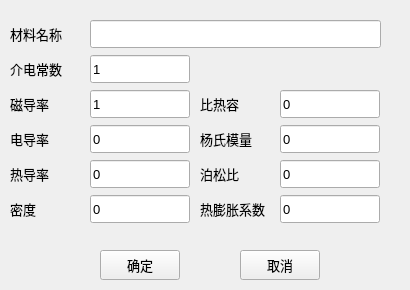
<?xml version="1.0" encoding="UTF-8"?>
<ui version="4.0">
 <class>frmMediaIsotropic</class>
 <widget class="QMainWindow" name="frmMediaIsotropic">
  <property name="geometry">
   <rect>
    <x>0</x>
    <y>0</y>
    <width>410</width>
    <height>290</height>
   </rect>
  </property>
  <property name="font">
   <font>
    <pointsize>10</pointsize>
   </font>
  </property>
  <property name="windowTitle">
   <string>各项同性</string>
  </property>
  <widget class="QWidget" name="centralwidget">
   <widget class="QLabel" name="label">
    <property name="geometry">
     <rect>
      <x>10</x>
      <y>20</y>
      <width>71</width>
      <height>28</height>
     </rect>
    </property>
    <property name="text">
     <string>材料名称</string>
    </property>
   </widget>
   <widget class="QLineEdit" name="txtMediaName">
    <property name="geometry">
     <rect>
      <x>90</x>
      <y>20</y>
      <width>291</width>
      <height>28</height>
     </rect>
    </property>
    <property name="text">
     <string/>
    </property>
   </widget>
   <widget class="QPushButton" name="btnClose">
    <property name="geometry">
     <rect>
      <x>240</x>
      <y>250</y>
      <width>80</width>
      <height>30</height>
     </rect>
    </property>
    <property name="text">
     <string>取消</string>
    </property>
   </widget>
   <widget class="QPushButton" name="btnOK">
    <property name="geometry">
     <rect>
      <x>100</x>
      <y>250</y>
      <width>80</width>
      <height>30</height>
     </rect>
    </property>
    <property name="text">
     <string>确定</string>
    </property>
   </widget>
   <widget class="QLineEdit" name="txtPermittivity">
    <property name="geometry">
     <rect>
      <x>90</x>
      <y>55</y>
      <width>100</width>
      <height>28</height>
     </rect>
    </property>
    <property name="text">
     <string>1</string>
    </property>
   </widget>
   <widget class="QLabel" name="label_2">
    <property name="geometry">
     <rect>
      <x>10</x>
      <y>55</y>
      <width>71</width>
      <height>28</height>
     </rect>
    </property>
    <property name="text">
     <string>介电常数</string>
    </property>
   </widget>
   <widget class="QLabel" name="label_3">
    <property name="geometry">
     <rect>
      <x>10</x>
      <y>90</y>
      <width>71</width>
      <height>28</height>
     </rect>
    </property>
    <property name="text">
     <string>磁导率</string>
    </property>
   </widget>
   <widget class="QLineEdit" name="txtPermeability">
    <property name="geometry">
     <rect>
      <x>90</x>
      <y>90</y>
      <width>100</width>
      <height>28</height>
     </rect>
    </property>
    <property name="text">
     <string>1</string>
    </property>
   </widget>
   <widget class="QLabel" name="label_4">
    <property name="geometry">
     <rect>
      <x>10</x>
      <y>125</y>
      <width>71</width>
      <height>28</height>
     </rect>
    </property>
    <property name="text">
     <string>电导率</string>
    </property>
   </widget>
   <widget class="QLineEdit" name="txtEConductivity">
    <property name="geometry">
     <rect>
      <x>90</x>
      <y>125</y>
      <width>100</width>
      <height>28</height>
     </rect>
    </property>
    <property name="text">
     <string>0</string>
    </property>
   </widget>
   <widget class="QLineEdit" name="txtTConductivity">
    <property name="geometry">
     <rect>
      <x>90</x>
      <y>160</y>
      <width>100</width>
      <height>28</height>
     </rect>
    </property>
    <property name="text">
     <string>0</string>
    </property>
   </widget>
   <widget class="QLabel" name="label_5">
    <property name="geometry">
     <rect>
      <x>10</x>
      <y>160</y>
      <width>71</width>
      <height>28</height>
     </rect>
    </property>
    <property name="text">
     <string>热导率</string>
    </property>
   </widget>
   <widget class="QLineEdit" name="txtDensity">
    <property name="geometry">
     <rect>
      <x>90</x>
      <y>195</y>
      <width>100</width>
      <height>28</height>
     </rect>
    </property>
    <property name="text">
     <string>0</string>
    </property>
   </widget>
   <widget class="QLabel" name="label_6">
    <property name="geometry">
     <rect>
      <x>10</x>
      <y>195</y>
      <width>71</width>
      <height>28</height>
     </rect>
    </property>
    <property name="text">
     <string>密度</string>
    </property>
   </widget>
   <widget class="QLineEdit" name="txtSpecificHeat">
    <property name="geometry">
     <rect>
      <x>280</x>
      <y>90</y>
      <width>100</width>
      <height>28</height>
     </rect>
    </property>
    <property name="text">
     <string>0</string>
    </property>
   </widget>
   <widget class="QLabel" name="label_7">
    <property name="geometry">
     <rect>
      <x>200</x>
      <y>90</y>
      <width>71</width>
      <height>28</height>
     </rect>
    </property>
    <property name="text">
     <string>比热容</string>
    </property>
   </widget>
   <widget class="QLineEdit" name="txtYoungModulus">
    <property name="geometry">
     <rect>
      <x>280</x>
      <y>125</y>
      <width>100</width>
      <height>28</height>
     </rect>
    </property>
    <property name="text">
     <string>0</string>
    </property>
   </widget>
   <widget class="QLabel" name="label_8">
    <property name="geometry">
     <rect>
      <x>200</x>
      <y>125</y>
      <width>71</width>
      <height>28</height>
     </rect>
    </property>
    <property name="text">
     <string>杨氏模量</string>
    </property>
   </widget>
   <widget class="QLabel" name="label_9">
    <property name="geometry">
     <rect>
      <x>200</x>
      <y>160</y>
      <width>71</width>
      <height>28</height>
     </rect>
    </property>
    <property name="text">
     <string>泊松比</string>
    </property>
   </widget>
   <widget class="QLineEdit" name="txtPoissonRatio">
    <property name="geometry">
     <rect>
      <x>280</x>
      <y>160</y>
      <width>100</width>
      <height>28</height>
     </rect>
    </property>
    <property name="text">
     <string>0</string>
    </property>
   </widget>
   <widget class="QLineEdit" name="txtThermalExpansion">
    <property name="geometry">
     <rect>
      <x>280</x>
      <y>195</y>
      <width>100</width>
      <height>28</height>
     </rect>
    </property>
    <property name="text">
     <string>0</string>
    </property>
   </widget>
   <widget class="QLabel" name="label_10">
    <property name="geometry">
     <rect>
      <x>200</x>
      <y>195</y>
      <width>71</width>
      <height>28</height>
     </rect>
    </property>
    <property name="text">
     <string>热膨胀系数</string>
    </property>
   </widget>
  </widget>
 </widget>
 <resources/>
 <connections/>
</ui>
